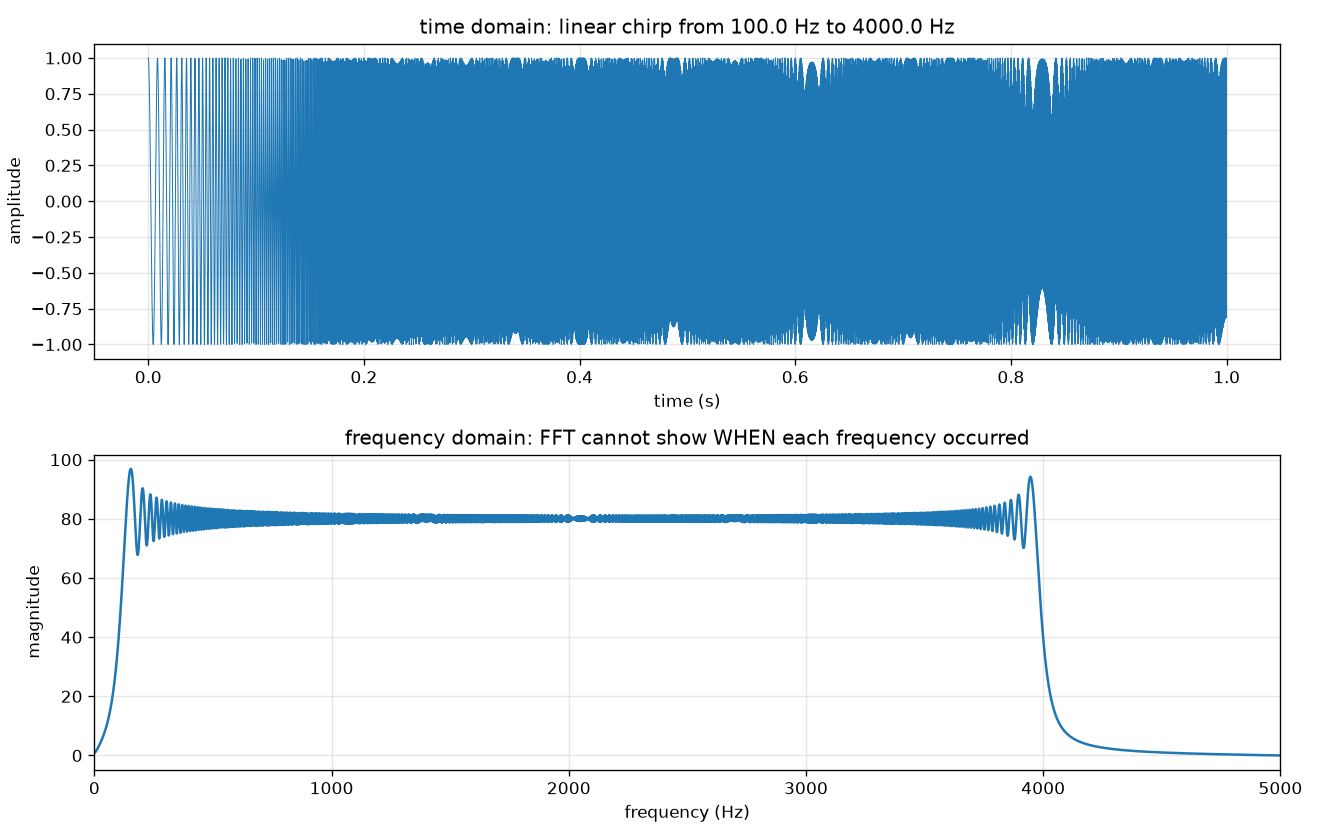

Reproduce this figure in Python.
# Looking at either the time domain or the FFT alone
# is insufficient to fully describe this signal.
import matplotlib.pyplot as plt
import numpy as np
from scipy.signal import chirp  # sin(2π·(f0·t + (k/2)·t²))


fs = 10000.0
duration = 1.0
f0 = 100.0
f1 = 4000.0

n = np.arange(int(fs * duration))
t = n / fs

x = chirp(t, f0=f0, f1=f1, t1=duration, method="linear")

N = len(x)
X = np.fft.fftshift(np.fft.fft(x))
freqs = np.fft.fftshift(np.fft.fftfreq(N, d=1 / fs))
magnitude = np.abs(X)

fig, axes = plt.subplots(2, 1, figsize=(11, 7))

axes[0].plot(t, x, linewidth=0.6)
axes[0].set_xlabel("time (s)")
axes[0].set_ylabel("amplitude")
axes[0].set_title(f"time domain: linear chirp from {f0} Hz to {f1} Hz")
axes[0].grid(True, alpha=0.3)

axes[1].plot(freqs, magnitude)
axes[1].set_xlim(0, fs / 2)
axes[1].set_xlabel("frequency (Hz)")
axes[1].set_ylabel("magnitude")
axes[1].set_title("frequency domain: FFT cannot show WHEN each frequency occurred")
axes[1].grid(True, alpha=0.3)

fig.tight_layout()
fig.savefig("d09_chirp.png", dpi=120)
print("saved to d09_chirp.png")
print("signal duration:", duration, "s, frequency sweeps from", f0, "Hz to", f1, "Hz")
